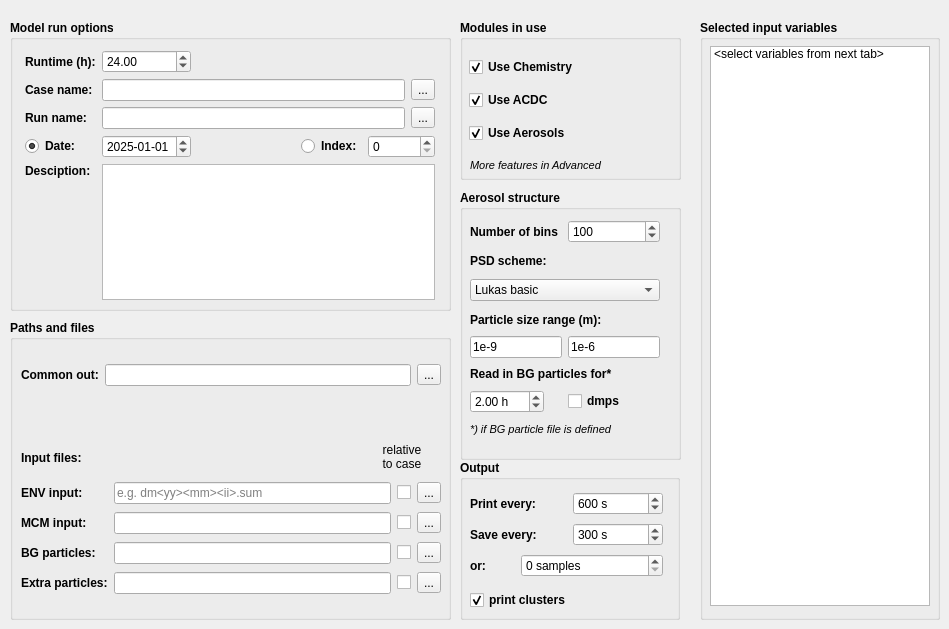
     <widget class="QWidget" name="tab">
      <attribute name="title">
       <string>General options</string>
      </attribute>
      <widget class="QGroupBox" name="groupBox">
       <property name="geometry">
        <rect>
         <x>460</x>
         <y>20</y>
         <width>221</width>
         <height>160</height>
        </rect>
       </property>
       <property name="font">
        <font>
         <weight>75</weight>
         <bold>true</bold>
        </font>
       </property>
       <property name="title">
        <string>Modules in use</string>
       </property>
       <widget class="QLabel" name="label_43">
        <property name="geometry">
         <rect>
          <x>10</x>
          <y>130</y>
          <width>191</width>
          <height>31</height>
         </rect>
        </property>
        <property name="font">
         <font>
          <pointsize>8</pointsize>
          <weight>50</weight>
          <italic>true</italic>
          <bold>false</bold>
         </font>
        </property>
        <property name="text">
         <string>More features in Advanced</string>
        </property>
        <property name="wordWrap">
         <bool>true</bool>
        </property>
       </widget>
       <widget class="QWidget" name="layoutWidget">
        <property name="geometry">
         <rect>
          <x>9</x>
          <y>30</y>
          <width>139</width>
          <height>100</height>
         </rect>
        </property>
        <layout class="QVBoxLayout" name="verticalLayout">
         <item>
          <widget class="QCheckBox" name="checkBox_che">
           <property name="enabled">
            <bool>true</bool>
           </property>
           <property name="text">
            <string>Use Chemistry</string>
           </property>
           <property name="checked">
            <bool>true</bool>
           </property>
          </widget>
         </item>
         <item>
          <widget class="QCheckBox" name="checkBox_acd">
           <property name="text">
            <string>Use ACDC</string>
           </property>
           <property name="checked">
            <bool>true</bool>
           </property>
          </widget>
         </item>
         <item>
          <widget class="QCheckBox" name="checkBox_aer">
           <property name="enabled">
            <bool>true</bool>
           </property>
           <property name="text">
            <string>Use Aerosols</string>
           </property>
           <property name="checked">
            <bool>true</bool>
           </property>
          </widget>
         </item>
        </layout>
       </widget>
       <zorder>layoutWidget</zorder>
       <zorder>label_43</zorder>
      </widget>
      <widget class="QGroupBox" name="groupBox_2">
       <property name="geometry">
        <rect>
         <x>10</x>
         <y>20</y>
         <width>441</width>
         <height>291</height>
        </rect>
       </property>
       <property name="font">
        <font>
         <weight>75</weight>
         <bold>true</bold>
        </font>
       </property>
       <property name="title">
        <string>Model run options</string>
       </property>
       <widget class="QWidget" name="layoutWidget">
        <property name="geometry">
         <rect>
          <x>15</x>
          <y>30</y>
          <width>410</width>
          <height>250</height>
         </rect>
        </property>
        <layout class="QGridLayout" name="gridLayout_2">
         <item row="0" column="0">
          <widget class="QLabel" name="label_2">
           <property name="toolTip">
            <string>Total simulation time in decimal hours</string>
           </property>
           <property name="text">
            <string>Runtime (h):</string>
           </property>
          </widget>
         </item>
         <item row="0" column="1">
          <widget class="QDoubleSpinBox" name="runtime">
           <property name="font">
            <font>
             <weight>50</weight>
             <bold>false</bold>
            </font>
           </property>
           <property name="maximum">
            <double>999.990000000000009</double>
           </property>
           <property name="value">
            <double>24.000000000000000</double>
           </property>
          </widget>
         </item>
         <item row="1" column="0">
          <widget class="QLabel" name="label_5">
           <property name="toolTip">
            <string>Used for calculation of correct Julian day</string>
           </property>
           <property name="text">
            <string>Case name:</string>
           </property>
          </widget>
         </item>
         <item row="2" column="0">
          <widget class="QLabel" name="label_6">
           <property name="toolTip">
            <string>Group name, Output is saved under directory named after this</string>
           </property>
           <property name="text">
            <string>Run name:</string>
           </property>
          </widget>
         </item>
         <item row="4" column="0">
          <widget class="QLabel" name="label_8">
           <property name="font">
            <font>
             <stylestrategy>PreferDefault</stylestrategy>
            </font>
           </property>
           <property name="toolTip">
            <string>Description of the run, max 1000 characters. This will be saved in all output files.</string>
           </property>
           <property name="text">
            <string>Desciption:</string>
           </property>
          </widget>
         </item>
         <item row="4" column="1" rowspan="2" colspan="5">
          <widget class="QPlainTextEdit" name="description">
           <property name="font">
            <font>
             <weight>50</weight>
             <bold>false</bold>
            </font>
           </property>
           <property name="toolTip">
            <string>Description of the run, max 1000 characters. This will be saved in all output files.</string>
           </property>
           <property name="horizontalScrollBarPolicy">
            <enum>Qt::ScrollBarAlwaysOff</enum>
           </property>
           <property name="maximumBlockCount">
            <number>0</number>
           </property>
          </widget>
         </item>
         <item row="5" column="0">
          <spacer name="verticalSpacer">
           <property name="orientation">
            <enum>Qt::Vertical</enum>
           </property>
           <property name="sizeHint" stdset="0">
            <size>
             <width>20</width>
             <height>78</height>
            </size>
           </property>
          </spacer>
         </item>
         <item row="0" column="3" colspan="3">
          <spacer name="horizontalSpacer_2">
           <property name="orientation">
            <enum>Qt::Horizontal</enum>
           </property>
           <property name="sizeHint" stdset="0">
            <size>
             <width>40</width>
             <height>20</height>
            </size>
           </property>
          </spacer>
         </item>
         <item row="2" column="1" colspan="4">
          <widget class="QLineEdit" name="run_name">
           <property name="font">
            <font>
             <weight>50</weight>
             <bold>false</bold>
            </font>
           </property>
           <property name="toolTip">
            <string>Run name, output is saved under directory named after this, locating in Batch name directory.</string>
           </property>
           <property name="placeholderText">
            <string/>
           </property>
          </widget>
         </item>
         <item row="1" column="1" colspan="4">
          <widget class="QLineEdit" name="case_name">
           <property name="font">
            <font>
             <weight>50</weight>
             <bold>false</bold>
            </font>
           </property>
           <property name="toolTip">
            <string>Group name, output is saved under directory named after this.</string>
           </property>
           <property name="placeholderText">
            <string/>
           </property>
          </widget>
         </item>
         <item row="3" column="0">
          <widget class="QRadioButton" name="indexRadioDate">
           <property name="text">
            <string>Date:</string>
           </property>
           <property name="checked">
            <bool>true</bool>
           </property>
          </widget>
         </item>
         <item row="1" column="5">
          <widget class="QToolButton" name="browseCase">
           <property name="font">
            <font>
             <weight>50</weight>
             <bold>false</bold>
            </font>
           </property>
           <property name="toolTip">
            <string>Browse for existing case directories</string>
           </property>
           <property name="text">
            <string>...</string>
           </property>
          </widget>
         </item>
         <item row="2" column="5">
          <widget class="QToolButton" name="browseRun">
           <property name="font">
            <font>
             <weight>50</weight>
             <bold>false</bold>
            </font>
           </property>
           <property name="toolTip">
            <string>Browse for existing run directories</string>
           </property>
           <property name="text">
            <string>...</string>
           </property>
          </widget>
         </item>
         <item row="3" column="3">
          <widget class="QRadioButton" name="indexRadioIndex">
           <property name="text">
            <string>Index:</string>
           </property>
          </widget>
         </item>
         <item row="3" column="1">
          <widget class="QDateEdit" name="dateEdit">
           <property name="font">
            <font>
             <weight>50</weight>
             <bold>false</bold>
            </font>
           </property>
           <property name="date">
            <date>
             <year>2025</year>
             <month>1</month>
             <day>1</day>
            </date>
           </property>
           <property name="displayFormat">
            <string>yyyy-MM-dd</string>
           </property>
          </widget>
         </item>
         <item row="3" column="2">
          <spacer name="horizontalSpacer">
           <property name="orientation">
            <enum>Qt::Horizontal</enum>
           </property>
           <property name="sizeHint" stdset="0">
            <size>
             <width>40</width>
             <height>20</height>
            </size>
           </property>
          </spacer>
         </item>
         <item row="3" column="4" colspan="2">
          <widget class="QSpinBox" name="indexEdit">
           <property name="font">
            <font>
             <weight>50</weight>
             <bold>false</bold>
            </font>
           </property>
           <property name="maximum">
            <number>999999</number>
           </property>
          </widget>
         </item>
        </layout>
       </widget>
      </widget>
      <widget class="QGroupBox" name="groupBox_8">
       <property name="geometry">
        <rect>
         <x>460</x>
         <y>190</y>
         <width>221</width>
         <height>270</height>
        </rect>
       </property>
       <property name="font">
        <font>
         <weight>75</weight>
         <bold>true</bold>
        </font>
       </property>
       <property name="title">
        <string>Aerosol structure</string>
       </property>
       <widget class="QToolButton" name="toolButton">
        <property name="geometry">
         <rect>
          <x>420</x>
          <y>140</y>
          <width>27</width>
          <height>21</height>
         </rect>
        </property>
        <property name="text">
         <string>...</string>
        </property>
       </widget>
       <widget class="QFrame" name="frame_4">
        <property name="enabled">
         <bool>true</bool>
        </property>
        <property name="geometry">
         <rect>
          <x>0</x>
          <y>20</y>
          <width>211</width>
          <height>240</height>
         </rect>
        </property>
        <property name="frameShape">
         <enum>QFrame::NoFrame</enum>
        </property>
        <property name="frameShadow">
         <enum>QFrame::Plain</enum>
        </property>
        <widget class="QWidget" name="layoutWidget">
         <property name="geometry">
          <rect>
           <x>10</x>
           <y>10</y>
           <width>190</width>
           <height>81</height>
          </rect>
         </property>
         <layout class="QGridLayout" name="gridLayout_8">
          <item row="0" column="0">
           <widget class="QLabel" name="label_36">
            <property name="text">
             <string>Number of bins</string>
            </property>
           </widget>
          </item>
          <item row="0" column="1">
           <widget class="QSpinBox" name="n_bins_particle">
            <property name="font">
             <font>
              <weight>50</weight>
              <bold>false</bold>
             </font>
            </property>
            <property name="minimum">
             <number>1</number>
            </property>
            <property name="maximum">
             <number>1000</number>
            </property>
            <property name="value">
             <number>100</number>
            </property>
           </widget>
          </item>
          <item row="1" column="0">
           <widget class="QLabel" name="label_37">
            <property name="text">
             <string>PSD scheme:</string>
            </property>
           </widget>
          </item>
          <item row="2" column="0" colspan="2">
           <widget class="QComboBox" name="psd_mode">
            <property name="font">
             <font>
              <weight>50</weight>
              <bold>false</bold>
             </font>
            </property>
            <item>
             <property name="text">
              <string>Lukas basic</string>
             </property>
            </item>
            <item>
             <property name="text">
              <string>Lukas advanced</string>
             </property>
            </item>
            <item>
             <property name="text">
              <string>Lukas premium</string>
             </property>
            </item>
           </widget>
          </item>
         </layout>
        </widget>
        <widget class="QWidget" name="layoutWidget">
         <property name="geometry">
          <rect>
           <x>10</x>
           <y>99</y>
           <width>190</width>
           <height>131</height>
          </rect>
         </property>
         <layout class="QGridLayout" name="gridLayout_12">
          <item row="0" column="0" colspan="3">
           <widget class="QLabel" name="label_35">
            <property name="text">
             <string>Particle size range (m):</string>
            </property>
           </widget>
          </item>
          <item row="1" column="0" colspan="2">
           <widget class="QLineEdit" name="min_particle_diam">
            <property name="font">
             <font>
              <weight>50</weight>
              <bold>false</bold>
             </font>
            </property>
            <property name="text">
             <string>1e-9</string>
            </property>
           </widget>
          </item>
          <item row="1" column="2">
           <widget class="QLineEdit" name="max_particle_diam">
            <property name="font">
             <font>
              <weight>50</weight>
              <bold>false</bold>
             </font>
            </property>
            <property name="text">
             <string>1e-6</string>
            </property>
           </widget>
          </item>
          <item row="2" column="0" colspan="3">
           <widget class="QLabel" name="label_41">
            <property name="text">
             <string>Read in BG particles for*</string>
            </property>
           </widget>
          </item>
          <item row="4" column="0" colspan="3">
           <widget class="QLabel" name="label_38">
            <property name="font">
             <font>
              <pointsize>8</pointsize>
              <weight>50</weight>
              <italic>true</italic>
              <bold>false</bold>
             </font>
            </property>
            <property name="text">
             <string>*) if BG particle file is defined</string>
            </property>
            <property name="wordWrap">
             <bool>true</bool>
            </property>
           </widget>
          </item>
          <item row="3" column="0">
           <widget class="QDoubleSpinBox" name="dmps_read_in_time">
            <property name="font">
             <font>
              <weight>50</weight>
              <bold>false</bold>
             </font>
            </property>
            <property name="suffix">
             <string> h</string>
            </property>
            <property name="maximum">
             <double>999.990000000000009</double>
            </property>
            <property name="value">
             <double>2.000000000000000</double>
            </property>
           </widget>
          </item>
          <item row="3" column="2">
           <widget class="QCheckBox" name="use_dmps">
            <property name="text">
             <string>dmps</string>
            </property>
           </widget>
          </item>
         </layout>
        </widget>
       </widget>
      </widget>
      <widget class="QGroupBox" name="groupBox_9">
       <property name="geometry">
        <rect>
         <x>10</x>
         <y>320</y>
         <width>441</width>
         <height>300</height>
        </rect>
       </property>
       <property name="font">
        <font>
         <weight>75</weight>
         <bold>true</bold>
        </font>
       </property>
       <property name="title">
        <string>Paths and files</string>
       </property>
       <widget class="QLabel" name="label_14">
        <property name="geometry">
         <rect>
          <x>367</x>
          <y>122</y>
          <width>50</width>
          <height>30</height>
         </rect>
        </property>
        <property name="font">
         <font>
          <weight>50</weight>
          <bold>false</bold>
         </font>
        </property>
        <property name="text">
         <string>relative
to case</string>
        </property>
        <property name="textFormat">
         <enum>Qt::AutoText</enum>
        </property>
        <property name="alignment">
         <set>Qt::AlignCenter</set>
        </property>
       </widget>
       <widget class="QLabel" name="label_48">
        <property name="geometry">
         <rect>
          <x>11</x>
          <y>130</y>
          <width>320</width>
          <height>16</height>
         </rect>
        </property>
        <property name="toolTip">
         <string>Use tags &quot;&lt;&gt;&quot; to fill date or index; y,m,d,i</string>
        </property>
        <property name="text">
         <string>Input files:</string>
        </property>
       </widget>
       <widget class="QWidget" name="layoutWidget">
        <property name="geometry">
         <rect>
          <x>11</x>
          <y>40</y>
          <width>420</width>
          <height>30</height>
         </rect>
        </property>
        <layout class="QHBoxLayout" name="horizontalLayout_2">
         <item>
          <widget class="QLabel" name="label_46">
           <property name="text">
            <string>Common out:</string>
           </property>
          </widget>
         </item>
         <item>
          <widget class="QLineEdit" name="inout_dir">
           <property name="font">
            <font>
             <weight>50</weight>
             <bold>false</bold>
            </font>
           </property>
           <property name="text">
            <string/>
           </property>
           <property name="placeholderText">
            <string/>
           </property>
          </widget>
         </item>
         <item>
          <widget class="QToolButton" name="browseCommonIn">
           <property name="font">
            <font>
             <weight>50</weight>
             <bold>false</bold>
            </font>
           </property>
           <property name="text">
            <string>...</string>
           </property>
          </widget>
         </item>
        </layout>
       </widget>
       <widget class="QWidget" name="layoutWidget">
        <property name="geometry">
         <rect>
          <x>11</x>
          <y>160</y>
          <width>420</width>
          <height>120</height>
         </rect>
        </property>
        <layout class="QGridLayout" name="gridLayout_9">
         <item row="0" column="0">
          <widget class="QLabel" name="label_44">
           <property name="text">
            <string>ENV input:</string>
           </property>
          </widget>
         </item>
         <item row="0" column="1">
          <widget class="QLineEdit" name="env_file">
           <property name="font">
            <font>
             <weight>50</weight>
             <bold>false</bold>
            </font>
           </property>
           <property name="placeholderText">
            <string>e.g. dm&lt;yy&gt;&lt;mm&gt;&lt;ii&gt;.sum</string>
           </property>
          </widget>
         </item>
         <item row="0" column="2">
          <widget class="QCheckBox" name="stripRoot_env">
           <property name="toolTip">
            <string>Affects only Batch file creator. If checked, the file is always assumed to locate in the case-index input directory.</string>
           </property>
           <property name="text">
            <string/>
           </property>
          </widget>
         </item>
         <item row="0" column="3">
          <widget class="QToolButton" name="browseEnv">
           <property name="font">
            <font>
             <weight>50</weight>
             <bold>false</bold>
            </font>
           </property>
           <property name="text">
            <string>...</string>
           </property>
          </widget>
         </item>
         <item row="1" column="0">
          <widget class="QLabel" name="label_45">
           <property name="text">
            <string>MCM input:</string>
           </property>
          </widget>
         </item>
         <item row="1" column="1">
          <widget class="QLineEdit" name="mcm_file">
           <property name="font">
            <font>
             <weight>50</weight>
             <bold>false</bold>
            </font>
           </property>
          </widget>
         </item>
         <item row="1" column="2">
          <widget class="QCheckBox" name="stripRoot_mcm">
           <property name="toolTip">
            <string>Affects only Batch file creator. If checked, the file is always assumed to locate in the case-index input directory.</string>
           </property>
           <property name="text">
            <string/>
           </property>
          </widget>
         </item>
         <item row="1" column="3">
          <widget class="QToolButton" name="browseMcm">
           <property name="font">
            <font>
             <weight>50</weight>
             <bold>false</bold>
            </font>
           </property>
           <property name="text">
            <string>...</string>
           </property>
          </widget>
         </item>
         <item row="2" column="0">
          <widget class="QLabel" name="label_49">
           <property name="text">
            <string>BG particles:</string>
           </property>
          </widget>
         </item>
         <item row="2" column="1">
          <widget class="QLineEdit" name="dmps_file">
           <property name="font">
            <font>
             <weight>50</weight>
             <bold>false</bold>
            </font>
           </property>
          </widget>
         </item>
         <item row="2" column="2">
          <widget class="QCheckBox" name="stripRoot_par">
           <property name="toolTip">
            <string>Affects only Batch file creator. If checked, the file is always assumed to locate in the case-index input directory.</string>
           </property>
           <property name="text">
            <string/>
           </property>
          </widget>
         </item>
         <item row="2" column="3">
          <widget class="QToolButton" name="browsePar">
           <property name="font">
            <font>
             <weight>50</weight>
             <bold>false</bold>
            </font>
           </property>
           <property name="text">
            <string>...</string>
           </property>
          </widget>
         </item>
         <item row="3" column="0">
          <widget class="QLabel" name="label_53">
           <property name="text">
            <string>Extra particles:</string>
           </property>
          </widget>
         </item>
         <item row="3" column="1">
          <widget class="QLineEdit" name="extra_particles">
           <property name="font">
            <font>
             <weight>50</weight>
             <bold>false</bold>
            </font>
           </property>
          </widget>
         </item>
         <item row="3" column="2">
          <widget class="QCheckBox" name="stripRoot_xtr">
           <property name="toolTip">
            <string>Affects only Batch file creator. If checked, the file is always assumed to locate in the case-index input directory.</string>
           </property>
           <property name="text">
            <string/>
           </property>
          </widget>
         </item>
         <item row="3" column="3">
          <widget class="QToolButton" name="browseXtr">
           <property name="font">
            <font>
             <weight>50</weight>
             <bold>false</bold>
            </font>
           </property>
           <property name="text">
            <string>...</string>
           </property>
          </widget>
         </item>
        </layout>
       </widget>
      </widget>
      <widget class="QGroupBox" name="groupBox_5">
       <property name="geometry">
        <rect>
         <x>460</x>
         <y>460</y>
         <width>220</width>
         <height>160</height>
        </rect>
       </property>
       <property name="font">
        <font>
         <weight>75</weight>
         <bold>true</bold>
        </font>
       </property>
       <property name="title">
        <string>Output</string>
       </property>
       <widget class="QWidget" name="layoutWidget">
        <property name="geometry">
         <rect>
          <x>10</x>
          <y>30</y>
          <width>193</width>
          <height>90</height>
         </rect>
        </property>
        <layout class="QGridLayout" name="gridLayout_5">
         <item row="0" column="0" colspan="2">
          <widget class="QLabel" name="label_11">
           <property name="text">
            <string>Print every:</string>
           </property>
          </widget>
         </item>
         <item row="0" column="2" colspan="2">
          <widget class="QSpinBox" name="print_interval">
           <property name="font">
            <font>
             <weight>50</weight>
             <bold>false</bold>
            </font>
           </property>
           <property name="suffix">
            <string> s</string>
           </property>
           <property name="minimum">
            <number>0</number>
           </property>
           <property name="maximum">
            <number>1000000</number>
           </property>
           <property name="singleStep">
            <number>100</number>
           </property>
           <property name="value">
            <number>600</number>
           </property>
          </widget>
         </item>
         <item row="1" column="0" colspan="2">
          <widget class="QLabel" name="label_12">
           <property name="text">
            <string>Save every:</string>
           </property>
          </widget>
         </item>
         <item row="1" column="2" colspan="2">
          <widget class="QSpinBox" name="fsave_interval">
           <property name="enabled">
            <bool>true</bool>
           </property>
           <property name="font">
            <font>
             <weight>50</weight>
             <bold>false</bold>
            </font>
           </property>
           <property name="suffix">
            <string> s</string>
           </property>
           <property name="maximum">
            <number>1000000</number>
           </property>
           <property name="singleStep">
            <number>100</number>
           </property>
           <property name="value">
            <number>300</number>
           </property>
          </widget>
         </item>
         <item row="2" column="0">
          <widget class="QLabel" name="label_15">
           <property name="text">
            <string>or:</string>
           </property>
          </widget>
         </item>
         <item row="2" column="1" colspan="3">
          <widget class="QSpinBox" name="fsave_division">
           <property name="font">
            <font>
             <weight>50</weight>
             <bold>false</bold>
            </font>
           </property>
           <property name="suffix">
            <string> samples</string>
           </property>
           <property name="maximum">
            <number>1000000</number>
           </property>
          </widget>
         </item>
        </layout>
       </widget>
       <widget class="QCheckBox" name="print_acdc">
        <property name="enabled">
         <bool>true</bool>
        </property>
        <property name="geometry">
         <rect>
          <x>10</x>
          <y>130</y>
          <width>137</width>
          <height>20</height>
         </rect>
        </property>
        <property name="text">
         <string>print clusters</string>
        </property>
        <property name="checked">
         <bool>true</bool>
        </property>
       </widget>
      </widget>
      <widget class="QGroupBox" name="groupBox_6">
       <property name="geometry">
        <rect>
         <x>700</x>
         <y>20</y>
         <width>240</width>
         <height>600</height>
        </rect>
       </property>
       <property name="font">
        <font>
         <weight>75</weight>
         <bold>true</bold>
        </font>
       </property>
       <property name="title">
        <string>Selected input variables</string>
       </property>
       <widget class="QListWidget" name="names_sel">
        <property name="geometry">
         <rect>
          <x>10</x>
          <y>26</y>
          <width>220</width>
          <height>560</height>
         </rect>
        </property>
        <property name="font">
         <font>
          <weight>50</weight>
          <bold>false</bold>
         </font>
        </property>
        <property name="frameShadow">
         <enum>QFrame::Plain</enum>
        </property>
        <property name="lineWidth">
         <number>0</number>
        </property>
        <property name="verticalScrollBarPolicy">
         <enum>Qt::ScrollBarAsNeeded</enum>
        </property>
        <property name="editTriggers">
         <set>QAbstractItemView::NoEditTriggers</set>
        </property>
        <property name="showDropIndicator" stdset="0">
         <bool>false</bool>
        </property>
        <property name="selectionMode">
         <enum>QAbstractItemView::NoSelection</enum>
        </property>
        <property name="batchSize">
         <number>100</number>
        </property>
        <item>
         <property name="text">
          <string>&lt;select variables from next tab&gt;</string>
         </property>
        </item>
       </widget>
      </widget>
     </widget>
